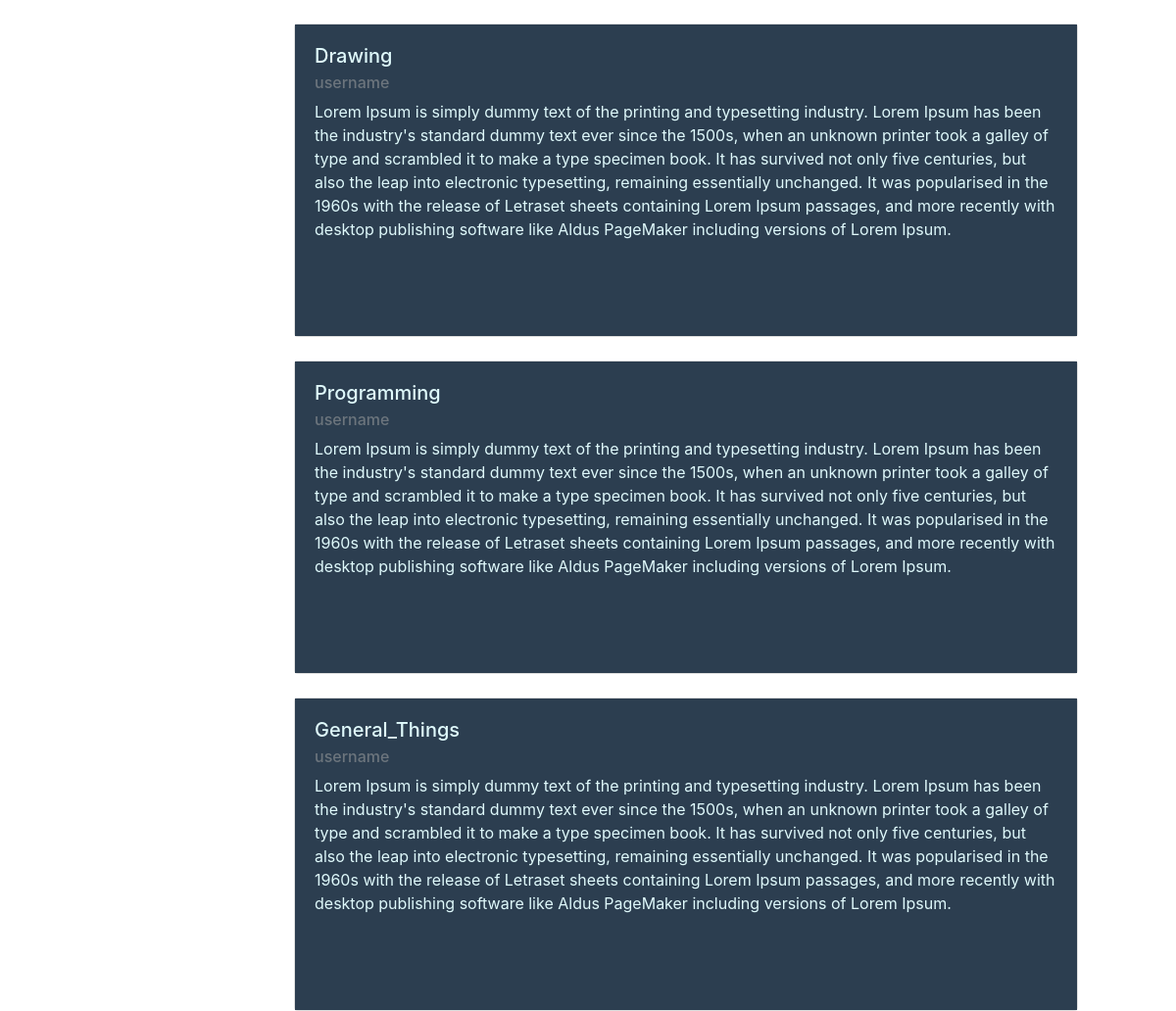
/posts/, run on the app's committed database.
### posts/models.py (models this page shows, shortened)
class Post(models.Model):
    title = models.CharField(max_length=20)
    post_body = models.TextField()
    uploaded_on = models.DateTimeField(default=timezone.now)

### posts/views.py (the view)
# urls.py: path('posts/',views.PostView, name='postview'),
def PostView(request):
    posts = Post.objects.all()
    return render(request, 'posts/posts.html',{'posts':posts})

### posts/templates/posts/posts.html (shortened to what this page needs)
{% load static %}
<html lang="en">
<head>
  <link rel="stylesheet" type="text/css" href="{% static 'posts/style.css' %}">
  <link rel="stylesheet" href="https://stackpath.bootstrapcdn.com/bootstrap/4.3.1/css/bootstrap.min.css">
</head>
<body>
  {% for post in posts %}
  <div class="card" style="width: 50rem;">
  <div class="card-body">
    <h5 class="card-title">{{ post.title }}</h5>
    <h6 class="card-subtitle mb-2 text-muted">username</h6>
    <p class="card-text">
      {{post.post_body}}
    </p>
  </div>
</div>
{% endfor %}
</body>
</html>

### posts/static/posts/style.css (style rules this page uses)
body { background-color: #ecf0f1; }
.card-body { background: #2c3e50; color: #dff9fb; }
.card { height: 20rem; top: 0; margin-left: 25%; margin-top: 2%; }

### data on the page
Post: title "Drawing", post_body "Lorem Ipsum is simply dummy text of the printing and typesetting industry. Lorem Ipsum has been the industry's standard dummy text ever since the 1500s, when an unknown printer took a galley of type and scrambled it to make a type specimen book. It has survived not only five centuries, but also the leap into electronic typesetting, remaining essentially unchanged. It was popularised in the 1960s with the release of Letraset sheets containing Lorem Ipsum passages, and more recently with desktop publishing software like Aldus PageMaker including versions of Lorem Ipsum."
Post: title "Programming", post_body "Lorem Ipsum is simply dummy text of the printing and typesetting industry. Lorem Ipsum has been the industry's standard dummy text ever since the 1500s, when an unknown printer took a galley of type and scrambled it to make a type specimen book. It has survived not only five centuries, but also the leap into electronic typesetting, remaining essentially unchanged. It was popularised in the 1960s with the release of Letraset sheets containing Lorem Ipsum passages, and more recently with desktop publishing software like Aldus PageMaker including versions of Lorem Ipsum."
Post: title "General_Things", post_body "Lorem Ipsum is simply dummy text of the printing and typesetting industry. Lorem Ipsum has been the industry's standard dummy text ever since the 1500s, when an unknown printer took a galley of type and scrambled it to make a type specimen book. It has survived not only five centuries, but also the leap into electronic typesetting, remaining essentially unchanged. It was popularised in the 1960s with the release of Letraset sheets containing Lorem Ipsum passages, and more recently with desktop publishing software like Aldus PageMaker including versions of Lorem Ipsum."
